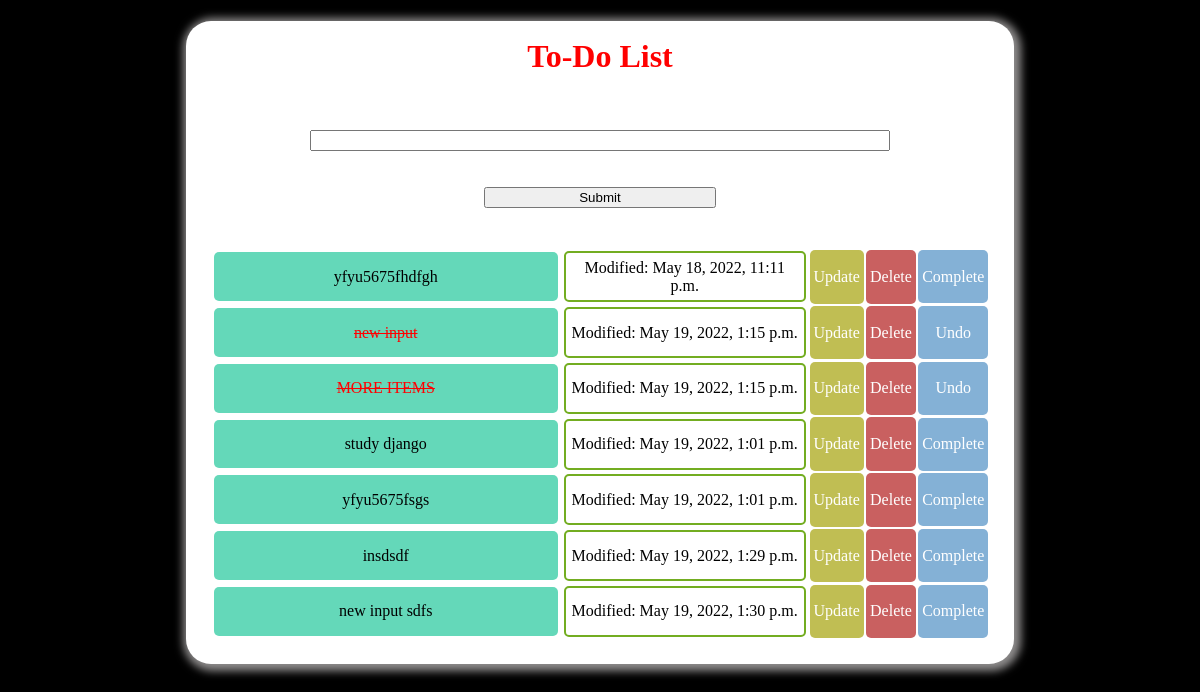
Before: / with the older database file.
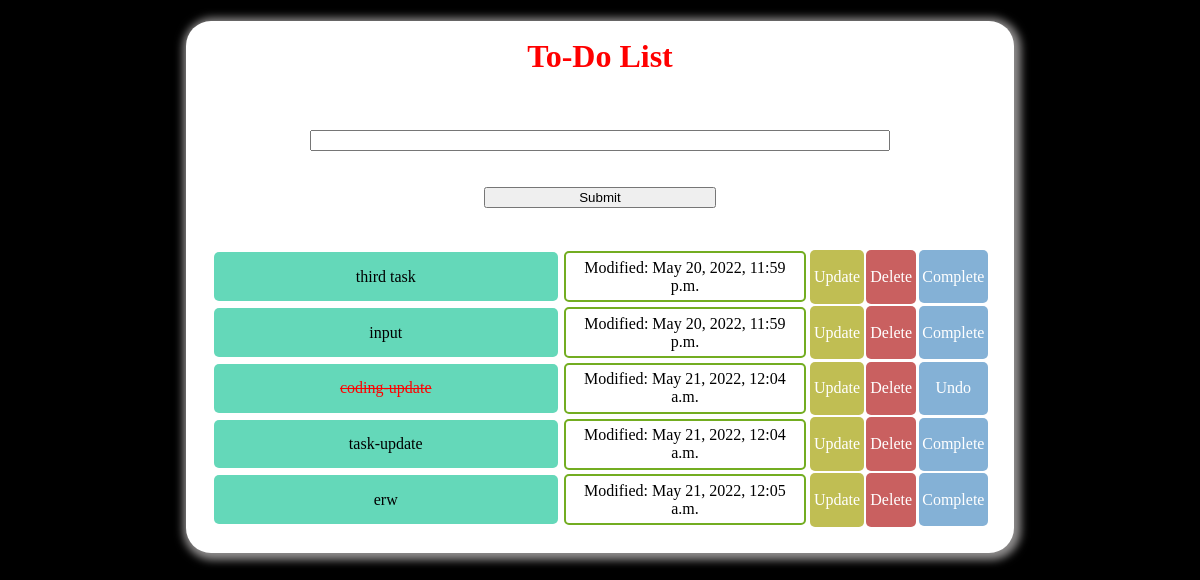
After: the same page with the newer database file.
### todo/models.py (models this page shows, shortened)
class Todo(models.Model):
    TodoTitle = models.CharField(max_length=500)
    complete = models.BooleanField(default=False)
    created = models.DateTimeField(auto_now=True)

### todo/views.py (the view)
# urls.py: path('', views.index, name = "list"),
def index(request):
    todo = Todo.objects.all()
    form = TaskForm()
    if request.method == 'POST':
        form = TaskForm(request.POST)
        print(form)
        if form.is_valid():
            form.save()
        return redirect('/')
    context = {
        'todo': todo,
        'form': form
                }
    return render(request,'index.html', context)

### todo/forms.py
class TaskForm(forms.ModelForm):
    class Meta:
        model = Todo
        fields = '__all__'

### templates/index.html (shortened to what this page needs)
{% load static %}
<!DOCTYPE html>
<html lang="en">
<head>
    <link rel="stylesheet" type="text/css" href="{% static '/main.css' %}">
</head>
<body>
    <div class="card">
    <h1> To-Do List </h1>
    <form method= "POST" action="/">
        {{form.TodoTitle}}
       <br>
       <br>
        <input class="btn-input" type="submit" name="create_task">
    </form>
    <div class="list">
    {% for task in todo %}
    <div class="task">
            {% if task.complete == True %}
			<strike>{{task.TodoTitle}}</strike>
			{% else %}
			<span>{{task.TodoTitle}}</span>
			{% endif %}
    </div>
    <div class="modified">
        <p> Modified: {{task.created}}</p>
    </div>
        <div class="card-update">
            <a href="{% url 'update' task.id %}"> Update </a>
        </div>
        <div class="card-delete">
            <a href="{% url 'delete' task.id %}" > Delete </a>
        </div>
        <div class="card-complete">
            {% if task.complete == False %}
            <a href="{% url 'complete' task.id %}" > Complete </a>
            {% else %}
            <a href="{% url 'undo' task.id %}" > Undo </a>
            {% endif %}
        </div>
{% endfor %}
</div>
</div>
</body>
</html>

### static/main.css (style rules this page uses)
body { background-color: black; }
.card { margin: 0 auto; width: 70%; background-color: white; border-radius: 25px; text-align: center; justify-content: center; box-shadow: 2px 2px 8px 5px #8f8d8d; }
.list { display: grid; grid-template-columns: 45% auto auto auto auto; padding: 3%; }
h1 { padding: 2%; color: red; text-align: center; }
form { display: grid; margin: 0 auto; width: 70%; text-align: center; padding: 2%; }
.btn-input { margin: 0 auto; width: 40%; }
.task { background-color: #64d8b9; padding-left: 3%; border-radius: 5px; padding: 2%; margin: 1%; display:grid; justify-content:center; align-items:center; }
.modified { border-radius: 5px; border: 2px solid #73AD21; padding: 2%; margin: 1%; display:grid; justify-content:center; align-items:center; }
.card-delete { padding-left: 3%; border-radius: 5px; padding: 2%; margin: 2%; background-color: #c96060; display:grid; justify-content:center; align-items:center; }
.card-complete { padding-left: 3%; border-radius: 5px; height: 50px; padding: 2%; margin: 2%; background-color: #84b1d6; display:grid; justify-content:center; align-items:center; }
.card-update { padding-left: 3%; border-radius: 5px; padding: 2%; margin: 2%; background-color: #c0be53; display:grid; justify-content:center; align-items:center; }
p { margin:0; padding:0; }
a { text-decoration: none; color: white; }
strike { color: red; }

Changed rows visible on the page:
removed Todo: TodoTitle "yfyu5675fhdfgh", created "May 18, 2022, 11:11 p.m.", complete "Complete"
removed Todo: TodoTitle "new input", created "May 19, 2022, 1:15 p.m.", complete "Undo"
removed Todo: TodoTitle "MORE ITEMS", created "May 19, 2022, 1:15 p.m.", complete "Undo"
removed Todo: TodoTitle "study django", created "May 19, 2022, 1:01 p.m.", complete "Complete"
removed Todo: TodoTitle "yfyu5675fsgs", created "May 19, 2022, 1:01 p.m.", complete "Complete"
removed Todo: TodoTitle "insdsdf", created "May 19, 2022, 1:29 p.m.", complete "Complete"
removed Todo: TodoTitle "new input sdfs", created "May 19, 2022, 1:30 p.m.", complete "Complete"
added Todo: TodoTitle "third task", created "May 20, 2022, 11:59 p.m.", complete "Complete"
added Todo: TodoTitle "input", created "May 20, 2022, 11:59 p.m.", complete "Complete"
added Todo: TodoTitle "coding-update", created "May 21, 2022, 12:04 a.m.", complete "Undo"
added Todo: TodoTitle "task-update", created "May 21, 2022, 12:04 a.m.", complete "Complete"
added Todo: TodoTitle "erw", created "May 21, 2022, 12:05 a.m.", complete "Complete"
